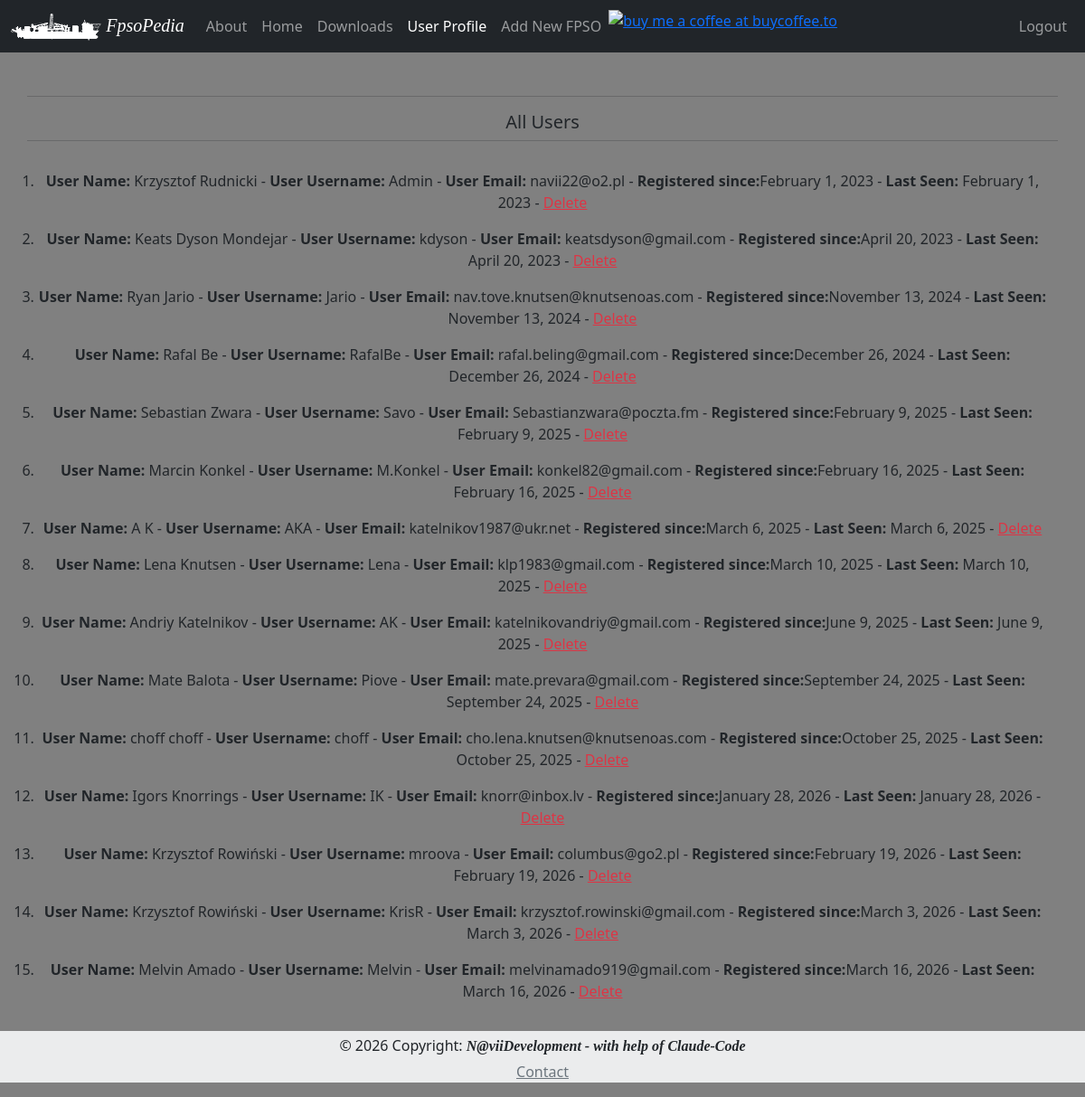
/all_users (signed in), run on the app's committed database.
### App/models.py (models this page shows, shortened)
class User (db.Model, UserMixin):
    id = db.Column(db.Integer, primary_key=True)
    user_name = db.Column(db.String, index=True)
    user_surname = db.Column(db.String, index=True)
    username = db.Column(db.String, index=True, unique=True)
    user_email = db.Column(db.String, index=True, unique=True)
    user_blog = db.Column(db.String, index=True)
    user_password_hash = db.Column(db.String(128))
    user_since = db.Column(db.DateTime, default=datetime.utcnow)
    user_last_seen= db.Column(db.DateTime, default=datetime.utcnow)
    favorite = db.relationship('Fpso', secondary=favorite, backref='followers', lazy='dynamic')
    posts = db.relationship('Post', backref = 'author', lazy='dynamic')

### App/routes.py (the view)
@app.route('/all_users', methods=['GET', 'POST'])
def all_users():
    users = User.query.order_by(User.user_since).all()
    return render_template('all_users.html', title = 'All Users', users=users)

### App/models.py (called while the page is built)
@login.user_loader
def load_user(id):
    return User.query.get(int(id))

### App/templates/all_users.html (shortened to what this page needs)
{% extends "base.html" %}
{% set active_page = 'dashboard' %}
{%  block content %}
<div class="row mb-3">
  <hr>
  <h5 class="text-center">All Users</h5>
  <hr>
</div>
<div class="row">
        {% if users %}
            <ol>
            {% for user in users %}
                <li>
                    {% include '_all_users.html' %}
                </li>
            {% endfor %}
            </ol>
        {% else %}
            <p class="text-center text-muted">There no registered users!!!</p>
        {% endif %}
    </div>
{% endblock %}

### App/templates/_all_users.html
<p><b>User Name: </b>{{ user.user_name }} {{ user.user_surname }} - <b>User Username: </b>{{ user.username }} - <b>User Email: </b>{{ user.user_email }} - <b>Registered since:</b>{{ moment(user.user_since).format('LL') }} - <b>Last Seen: </b>{{ moment(user.user_last_seen).format('LL') }} - <a href="{{ url_for('delete_User_warning', id=user.id) }}" class="card-link link-danger">Delete</a> </p>

### App/static/css/style.css (style rules this page uses)
body { background-color: gray; }

### data on the page
User: user_name "Krzysztof", user_surname "Rudnicki", username "Admin", user_email "navii22@o2.pl", user_since "February 1, 2023", user_last_seen "February 1, 2023"
User: user_name "Keats Dyson", user_surname "Mondejar", username "kdyson", user_email "keatsdyson@gmail.com", user_since "April 20, 2023", user_last_seen "April 20, 2023"
User: user_name "Ryan", user_surname "Jario", username "Jario", user_email "nav.tove.knutsen@knutsenoas.com", user_since "November 13, 2024", user_last_seen "November 13, 2024"
User: user_name "Rafal", user_surname "Be", username "RafalBe", user_email "rafal.beling@gmail.com", user_since "December 26, 2024", user_last_seen "December 26, 2024"
User: user_name "Sebastian", user_surname "Zwara", username "Savo", user_email "Sebastianzwara@poczta.fm", user_since "February 9, 2025", user_last_seen "February 9, 2025"
User: user_name "Marcin", user_surname "Konkel", username "M.Konkel", user_email "konkel82@gmail.com", user_since "February 16, 2025", user_last_seen "February 16, 2025"
User: user_name "A", user_surname "K", username "AKA", user_email "katelnikov1987@ukr.net", user_since "March 6, 2025", user_last_seen "March 6, 2025"
User: user_name "Lena", user_surname "Knutsen", username "Lena", user_email "klp1983@gmail.com", user_since "March 10, 2025", user_last_seen "March 10, 2025"
User: user_name "Andriy", user_surname "Katelnikov", username "AK", user_email "katelnikovandriy@gmail.com", user_since "June 9, 2025", user_last_seen "June 9, 2025"
User: user_name "Mate", user_surname "Balota", username "Piove", user_email "mate.prevara@gmail.com", user_since "September 24, 2025", user_last_seen "September 24, 2025"
User: user_name "choff", user_surname "choff", username "choff", user_email "cho.lena.knutsen@knutsenoas.com", user_since "October 25, 2025", user_last_seen "October 25, 2025"
User: user_name "Igors", user_surname "Knorrings", username "IK", user_email "knorr@inbox.lv", user_since "January 28, 2026", user_last_seen "January 28, 2026"
User: user_name "Krzysztof", user_surname "Rowiński", username "mroova", user_email "columbus@go2.pl", user_since "February 19, 2026", user_last_seen "February 19, 2026"
User: user_name "Krzysztof", user_surname "Rowiński", username "KrisR", user_email "krzysztof.rowinski@gmail.com", user_since "March 3, 2026", user_last_seen "March 3, 2026"
User: user_name "Melvin", user_surname "Amado", username "Melvin", user_email "melvinamado919@gmail.com", user_since "March 16, 2026", user_last_seen "March 16, 2026"
